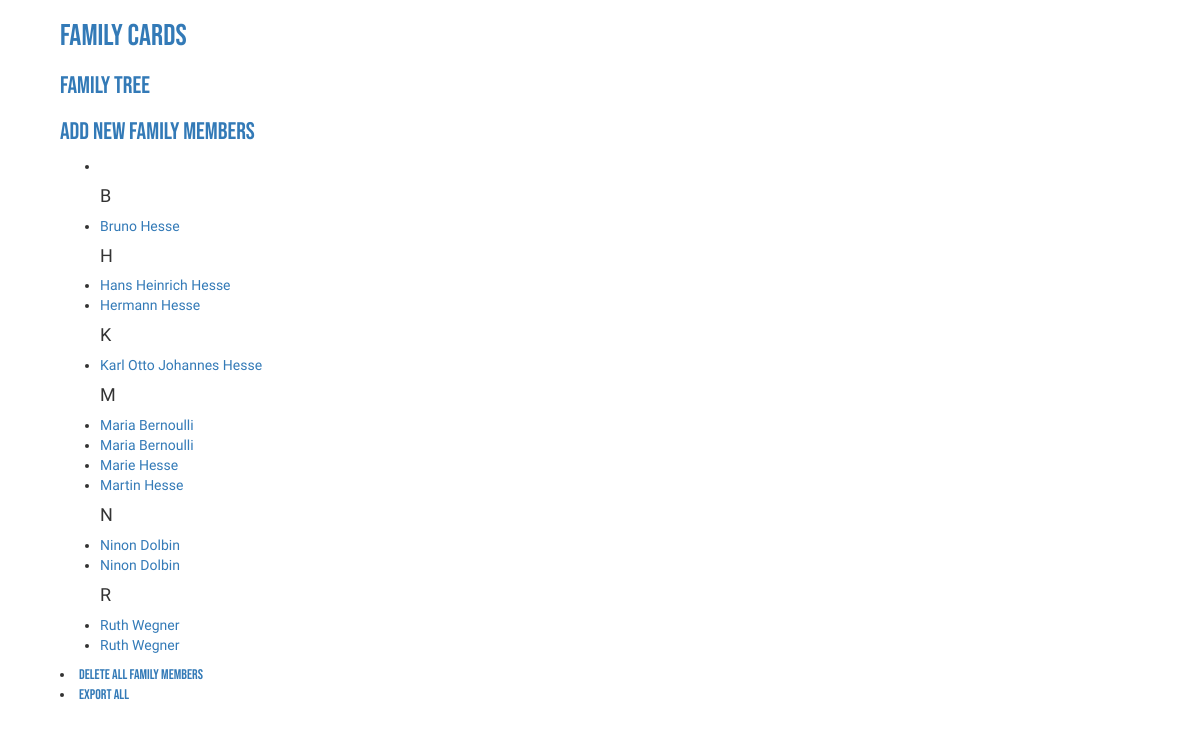
/, run on an earlier commit of the app's database.
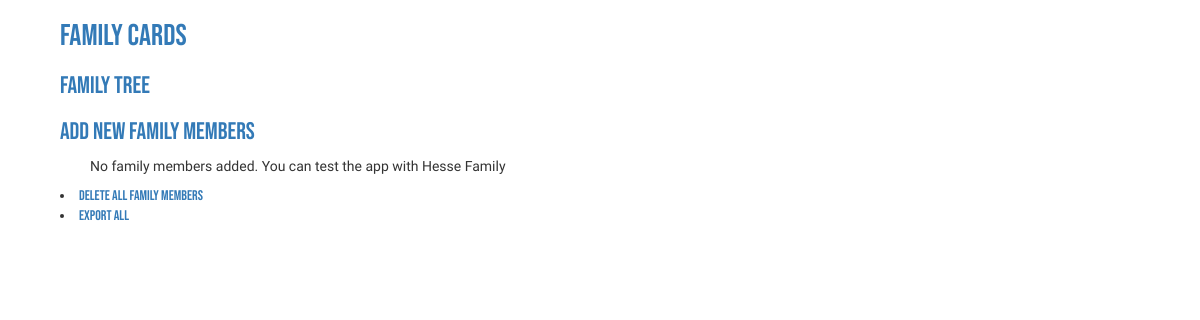
And on a later commit of the database.
### familycards/models.py (models this page shows, shortened)
class FamilyMember(models.Model):
    first_name = models.CharField(max_length=200)
    last_name = models.CharField(max_length=200)
    other_names = models.CharField(max_length=200, blank=True)
    birth_name = models.CharField(max_length=200, blank=True)
    slug = models.SlugField(max_length=100, unique=True)
    date_of_birth = models.DateField(blank=True)
    city_of_birth = models.CharField(max_length=200, blank=True)
    country_of_birth = models.CharField(max_length=200, blank=True)
    date_of_death = models.DateField(blank=True)
    city_of_death = models.CharField(max_length=200, blank=True)
    country_of_death = models.CharField(max_length=200, blank=True)
    education = models.CharField(max_length=200, blank=True)
    job = models.CharField(max_length=200, blank=True)
    comments = models.CharField(max_length=500, blank=True)
    parents = MembersField(blank=True)
    partners = MembersField(blank=True)
    full_name = models.CharField(blank=True, max_length=200)

### familycards/views.py (the view)
# urls.py: path('', IndexView.as_view(), name='index'),
class IndexView(TemplateView):
   template_name = 'familycards/index.html'
   def get(self, request):
      context = {'family_members': FamilyMember.objects.all().order_by('first_name')}
      return render(request, self.template_name, context)

### familycards/models.py (called while the page is built)
    def from_db_value(self, value, expression, connection):
        if value is None:
            return value
        return value.split(', ')

### familycards/templates/familycards/index.html
{% extends 'familycards/base.html' %}
{% block content %}
<div class="index-familymembers-az">
   {% if family_members %}
       <ul>
       {% for family_member in family_members %}
           {% ifchanged family_member.first_name.0 %}<h4>{{family_member.first_name.0}}</h4>{% endifchanged%}
           <li><a href="{% url 'view_member' slug=family_member.slug %}">{{ family_member.first_name }} {{ family_member.last_name }}</a></li>
       {% endfor %}
       </ul>
   {% else %}
       <p>No family members added. You can test the app with Hesse Family</p>
   {% endif %}
</div>
<div class ='members-functions'>
    <li><a href="{% url 'delete_all' %}">delete all family members</a></li>
    <li><a href="{% url 'export_csv'%}">export all</a></li>
</div>
{% endblock %}

What changed in the data, as far as the page shows it:
removed FamilyMember: first_name.0 "B", first_name "Bruno", last_name "Hesse"
removed FamilyMember: first_name.0 "H", first_name "Hans Heinrich", last_name "Hesse"
removed FamilyMember: first_name "Hermann", last_name "Hesse"
removed FamilyMember: first_name.0 "K", first_name "Karl Otto Johannes", last_name "Hesse"
removed FamilyMember: first_name.0 "M", first_name "Maria", last_name "Bernoulli"
removed FamilyMember: first_name "Maria", last_name "Bernoulli"
removed FamilyMember: first_name "Marie", last_name "Hesse"
removed FamilyMember: first_name "Martin", last_name "Hesse"
removed FamilyMember: first_name.0 "N", first_name "Ninon", last_name "Dolbin"
removed FamilyMember: first_name "Ninon", last_name "Dolbin"
removed FamilyMember: first_name.0 "R", first_name "Ruth", last_name "Wegner"
removed FamilyMember: first_name "Ruth", last_name "Wegner"
Also different on the page:
text now shown: "No family members added. You can test the app with Hesse Family"
